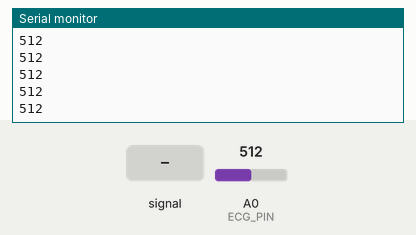
This sketch was run on a simulated Arduino Uno, built with avr-gcc and run on an emulated ATmega328P. Parts: the last lines printed to the serial monitor. Inputs (shaded band) come from the test bench; at power-on: A0 (ECG_PIN) = 512.

Above: at 1.2 s.
1.3 s: A0 (ECG_PIN) fed a 200 Hz sine of ±81 counts around its level
At 2.2 s:
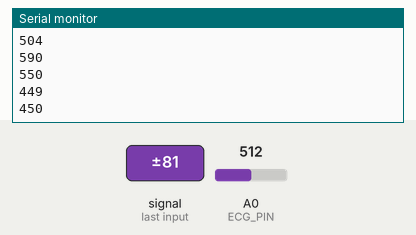
2.8 s: A0 (ECG_PIN) set to 716
At 3.6 s:
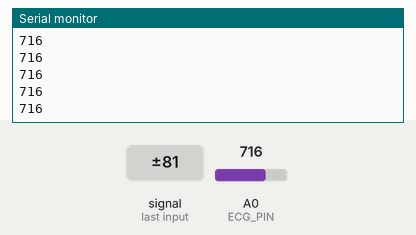
4.3 s: A0 (ECG_PIN) fed a 1000 Hz sine of ±255 counts around its level
5.8 s: A0 (ECG_PIN) set to 900
At 6.5 s:
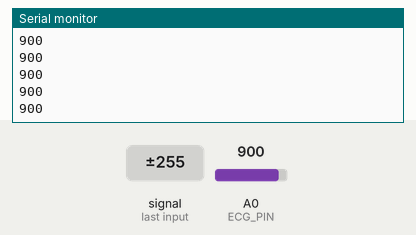
Timing chart, 0 to 8.3 s (numbered marks = the images above; inputs shaded):
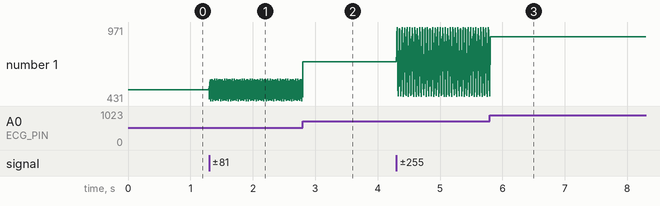

Measured:
- after the input at 1.3 s, the serial monitor: prints a new line at once (image 1)
- plotted number 1: 512 → 457 after the input at 1.3 s

The sketch:

ecg_olimex.ino
```cpp
/* ============================================================
 * File:     ecg_olimex.ino
 * Board:    OLIMEXINO-328 + SHIELD-EKG-EMG
 * Purpose:  Sample the ECG with Timer1 at f_s = 256 Hz and send
 *           each ADC value over UART, one value per line
 * ============================================================ */

#define ECG_PIN   A0
#define BAUD      57600

volatile uint16_t adc_val  = 0;
volatile bool     new_data = false;

ISR(TIMER1_COMPA_vect) {
  adc_val  = analogRead(ECG_PIN);
  new_data = true;
}

void setup() {
  Serial.begin(BAUD);
  // Timer1 in CTC mode, f_s = 256 Hz at 16 MHz, prescaler = 64
  // OCR1A = (16e6 / (64 * 256)) - 1 ≈ 976
  cli();
  TCCR1A = 0;
  TCCR1B = 0;
  OCR1A  = 975;
  TCCR1B = (1 << WGM12) | (1 << CS11) | (1 << CS10);
  TIMSK1 = (1 << OCIE1A);
  sei();
}

void loop() {
  if (!new_data) return;
  new_data = false;
  Serial.println(adc_val);
}
```
